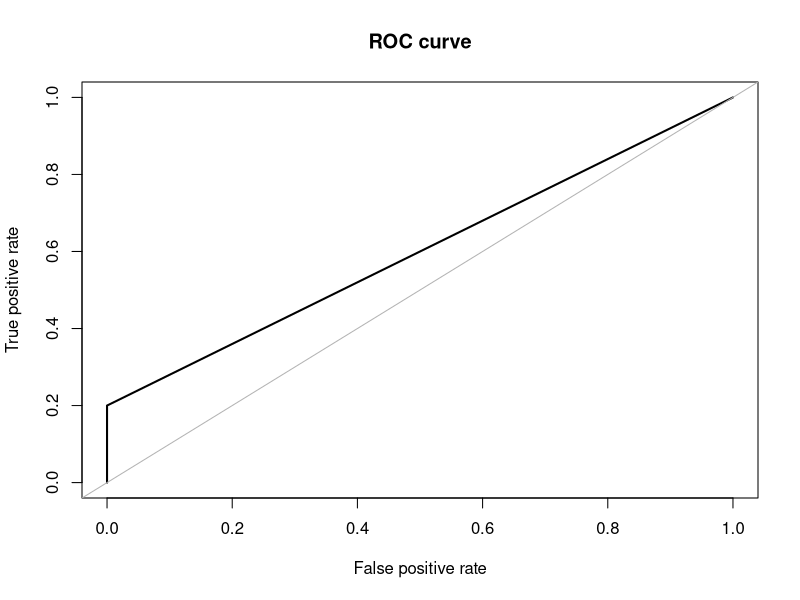
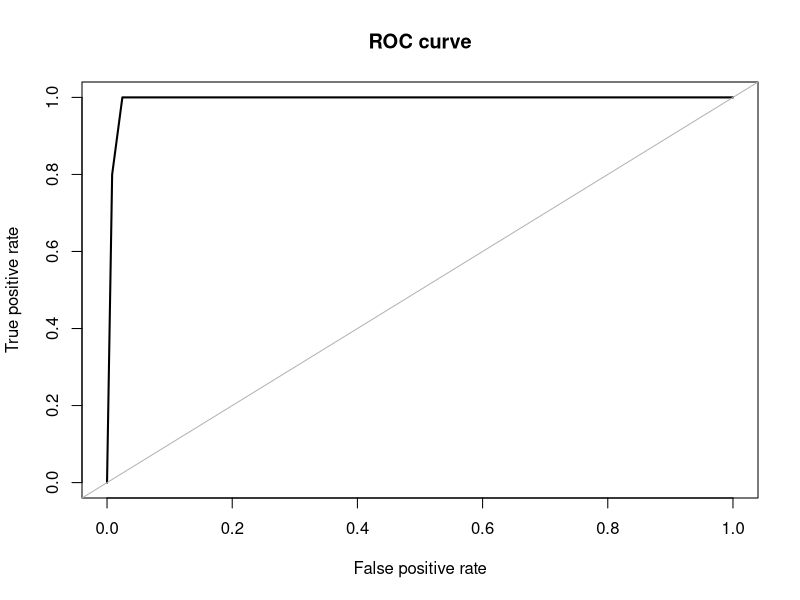
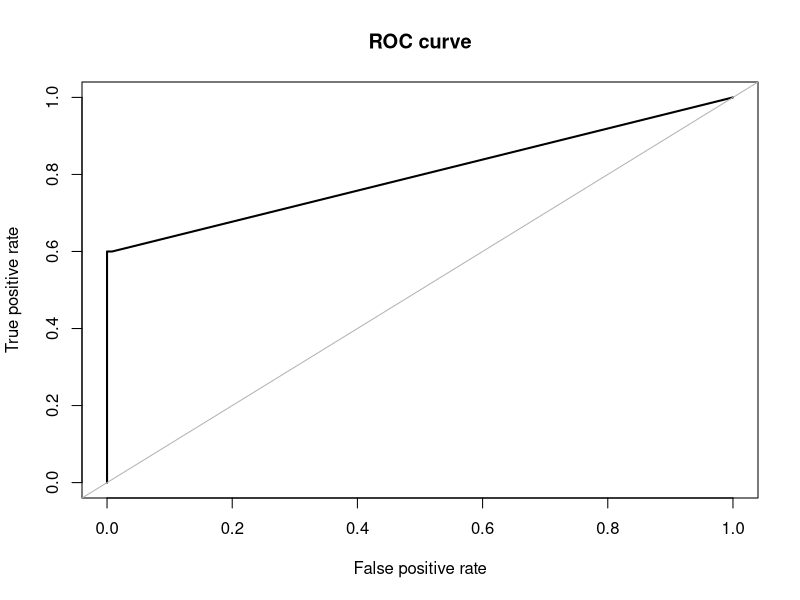
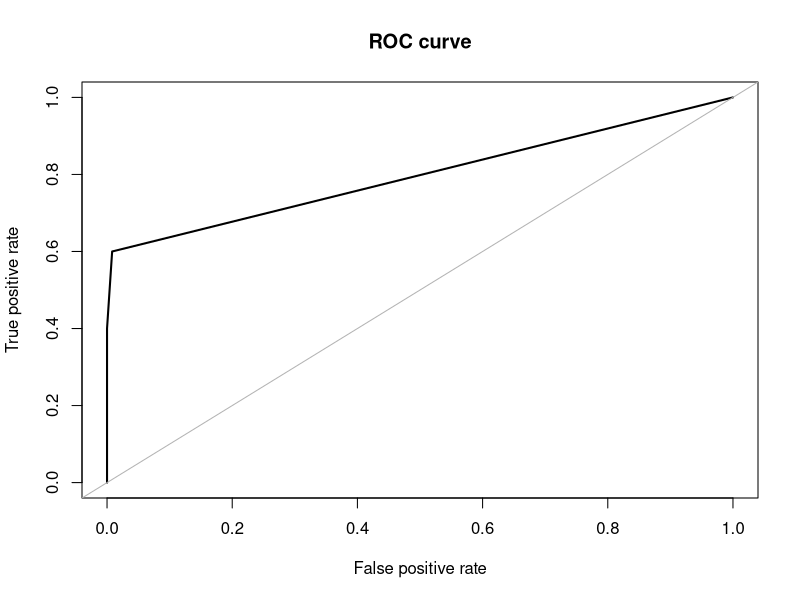
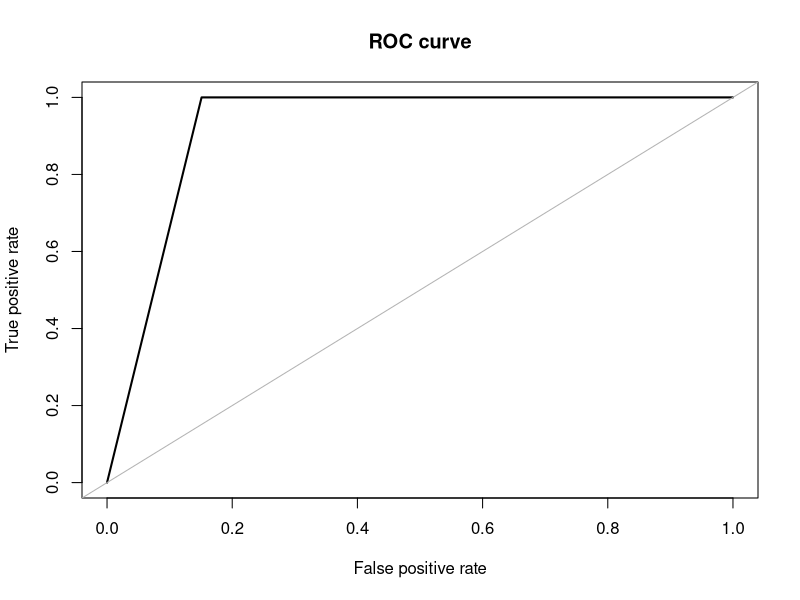
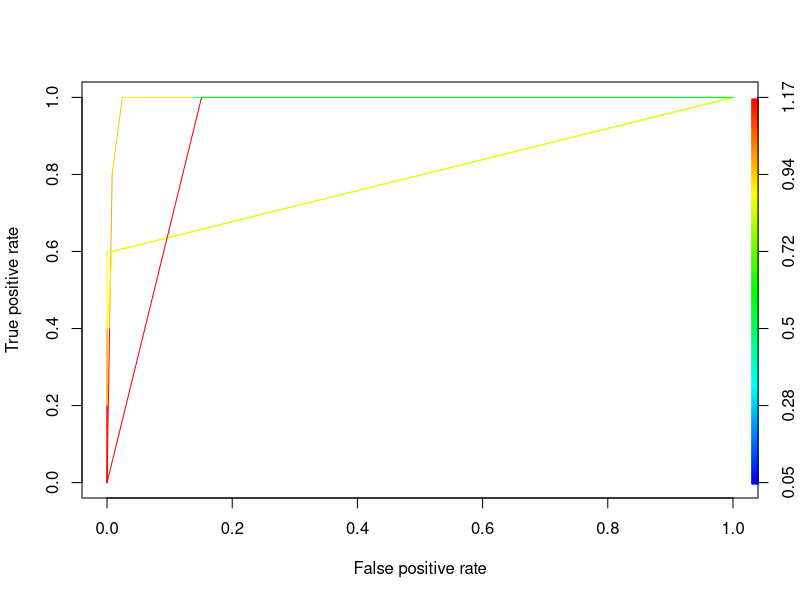
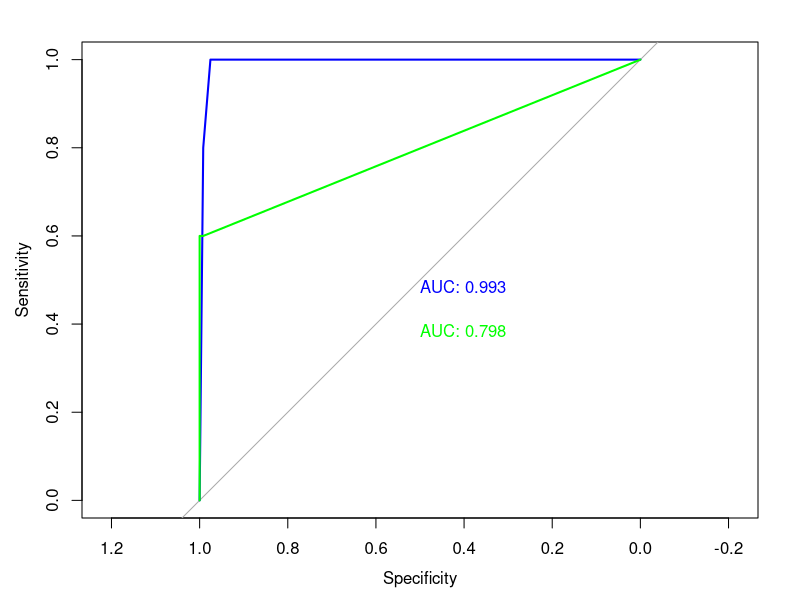

The R source for these figures, in order:
library(ROSE)

# built in dataset
data(hacide)

# quick explore data
str(hacide.train)
table(hacide.train$cls)     # number of each class
prop.table(table(hacide.train$cls))    # class distribution

# Experiment: see how badly imbalanced dataset will influence accuracy first
library(rpart)
imb_tree <- rpart(cls~., data=hacide.train)
imb_pred <- predict(imb_tree, newdata = hacide.test)
## test accuracy
accuracy.meas(hacide.test$cls, imb_pred[,2])
## precision = 1 means there is no false positive
## low recall means there are higher number of false negative
## low F score indicates low accuracy
roc.curve(hacide.test$cls, imb_pred[,2], plotit = T)
## AUC = 0.6 is a low score

# Wihtout dealing with imbalancing problem, 
# the algorithm gets biased toward the majoriy class


# SAMPLING

# over sampling, may lead to overfitting
bal_data_over <- ovun.sample(cls~., data = hacide.train, method = "over", N = 1960, seed = 1)$data
table(bal_data_over$cls)

# under sampling, may lose important data
bal_data_under <- ovun.sample(cls~., data = hacide.train, method = "under", N = 40, seed = 1)$data
table(bal_data_under$cls)

# do both over-sampling and under-smapling
## p means the probability of positive classes in the new dataset
bal_data_both <- ovun.sample(cls~., data = hacide.train, method = "both", p = 0.5, N = 1000, seed = 1)$data
table(bal_data_both$cls)

# ROSE helps overcome the shortcomings in over-smapling and under-sampling
bal_data_rose <- ROSE(cls~., data = hacide.train, seed = 1)$data
table(bal_data_rose$cls)


# decision trees for each data
tree_rose <- rpart(cls~., data = bal_data_rose)
tree_both <- rpart(cls~., data = bal_data_both)
tree_over <- rpart(cls~., data = bal_data_over)
tree_under <- rpart(cls~., data = bal_data_under)

pred_rose <- predict(tree_rose, newdata = hacide.test)
pred_both <- predict(tree_both, newdata = hacide.test)
pred_over <- predict(tree_over, newdata = hacide.test)
pred_under <- predict(tree_under, newdata = hacide.test)

roc.curve(hacide.test$cls, pred_rose[,2])
roc.curve(hacide.test$cls, pred_both[,2])
roc.curve(hacide.test$cls, pred_over[,2])
roc.curve(hacide.test$cls, pred_under[,2])

# by using ROSE, we can also use "holdout"
# to prevent high variance
ROSE_holdout <- ROSE.eval(cls ~ ., data = hacide.train, 
                          learner = rpart, method.assess = "holdout", 
                          extr.pred = function(obj)obj[,2], seed = 1)


# plot all the ROC curve together
library(ROCR)
pd1 <- prediction(pred_rose[,2], hacide.test$cls)
pf1 <- performance(pd1, "tpr","fpr")

pd2 <- prediction(pred_both[,2], hacide.test$cls)
pf2 <- performance(pd2, "tpr","fpr")

pd3 <- prediction(pred_over[,2], hacide.test$cls)
pf3 <- performance(pd3, "tpr","fpr")

pd4 <- prediction(pred_under[,2], hacide.test$cls)
pf4 <- performance(pd4, "tpr","fpr")

plot(pf1, colorize = TRUE)
plot(pf2, add = TRUE, colorize = TRUE)
plot(pf3, add = TRUE, colorize = TRUE)
plot(pf4, add = TRUE, colorize = TRUE)


# An alternative easier way to plot all the ROC curves together with AUC

library(pROC)
p<- plot(roc(hacide.test$cls, pred_rose[,2]), print.auc = TRUE, col = "blue")
p <- plot(roc(hacide.test$cls, pred_both[,2]), print.auc = TRUE, 
                       col = "green", print.auc.y = .4, add = TRUE)
